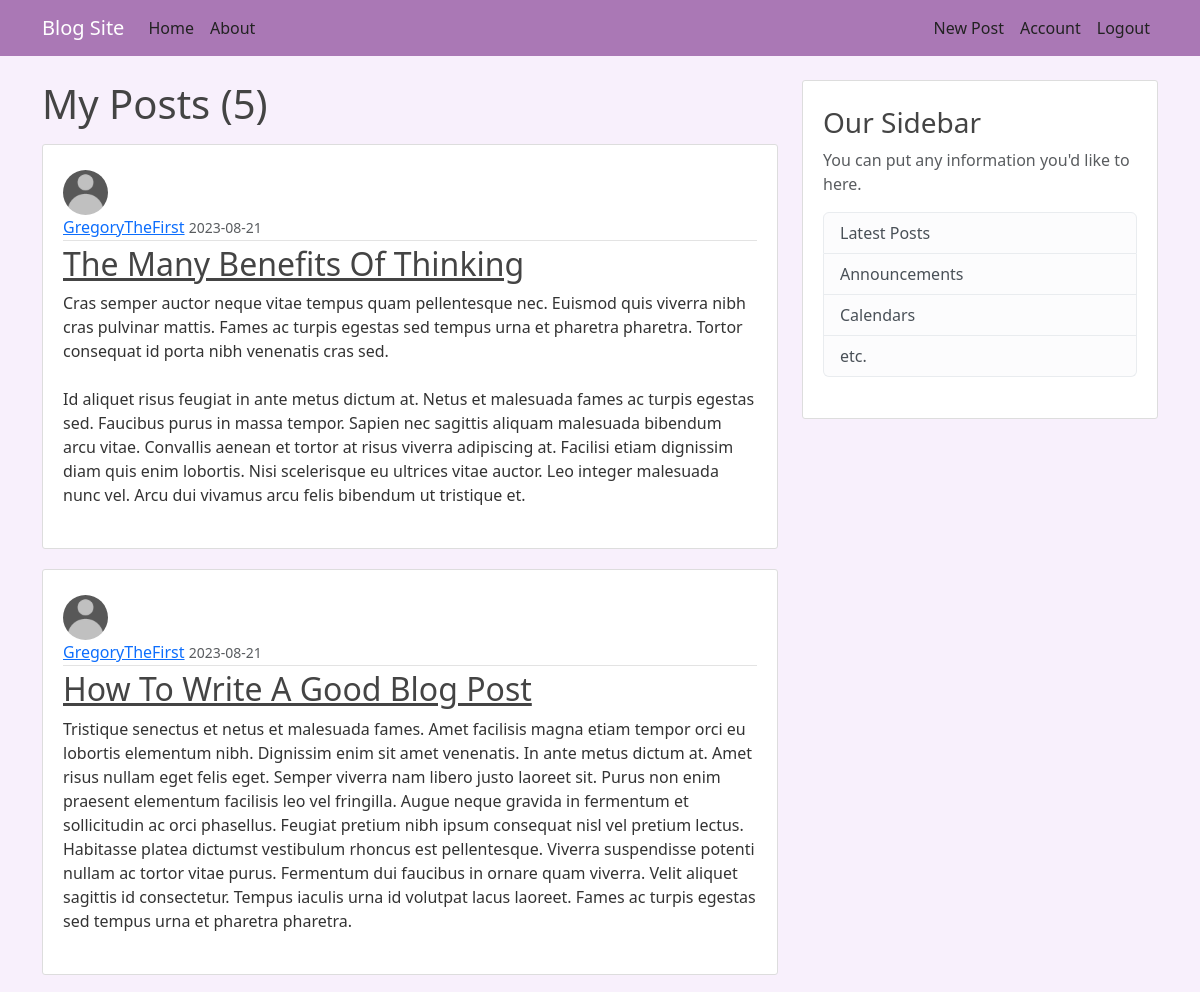
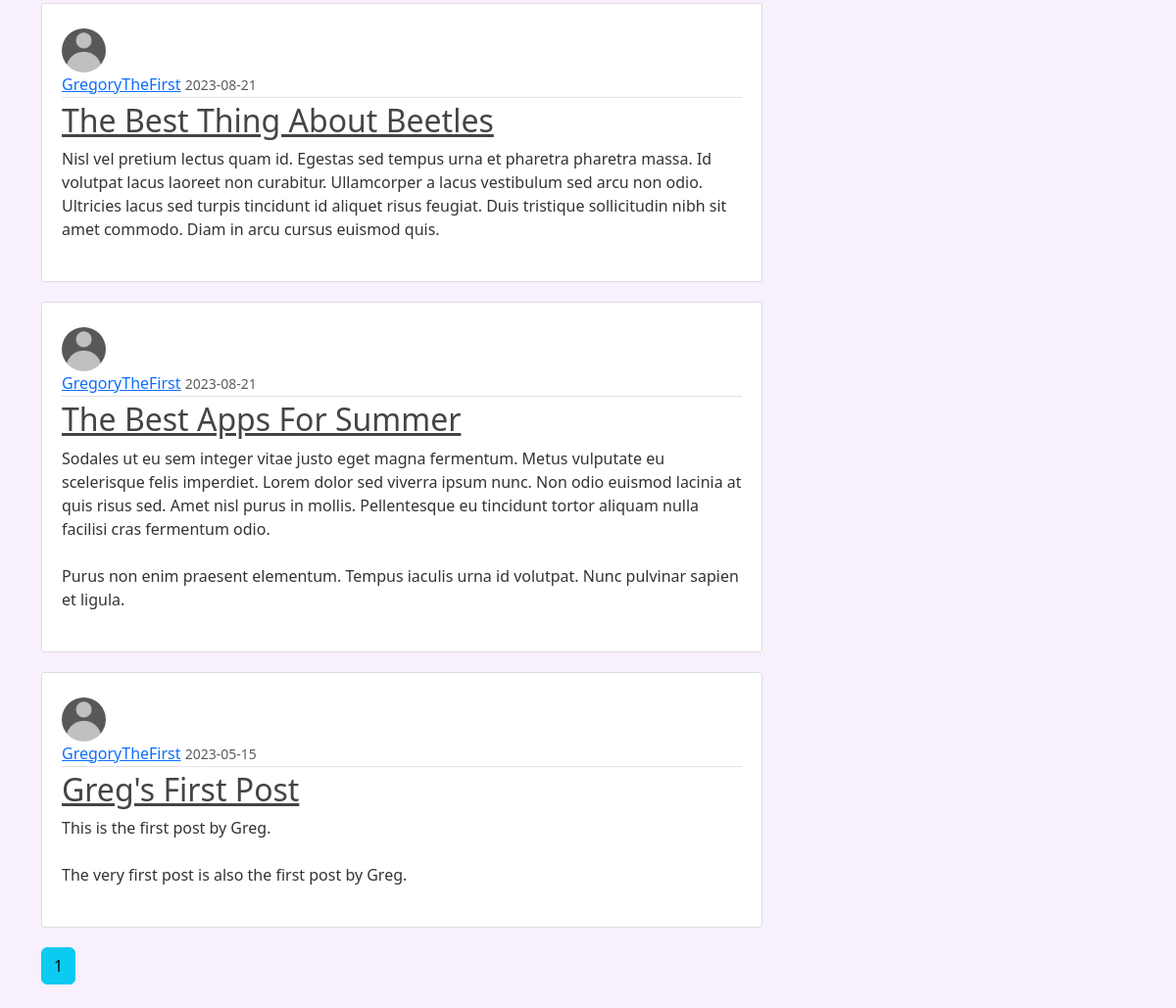
Page /user/GregoryTheFirst (signed in) on the committed database (2 pictures, top to bottom).
### blog_app/models.py (models this page shows, shortened)
class Post(db.Model):
	id = db.Column(db.Integer, primary_key=True)
	title = db.Column(db.String(100), nullable=False)
	date_posted = db.Column(db.DateTime, nullable=False, default=datetime.utcnow)
	content = db.Column(db.Text, nullable=False)
	user_id = db.Column(db.Integer, db.ForeignKey("user.id"), nullable=False)

class User(db.Model, UserMixin):
	id = db.Column(db.Integer, primary_key=True)
	username = db.Column(db.String(20), unique=True,nullable=False)
	email = db.Column(db.String(120), unique=True,nullable=False)
	image_file = db.Column(db.String(20), nullable=False, default="default.jpg")
	password =  db.Column(db.String(60), nullable=False)
	posts = db.relationship("Post", backref="author", lazy=True)

### blog_app/routes.py (the view)
@app.route("/user/<string:username>")
def user_posts(username):
	page = request.args.get('page', 1, type=int)
	user = User.query.filter_by(username=username).first_or_404()
	posts = Post.query.filter_by(author=user)\
		.order_by(Post.date_posted.desc())\
		.paginate(page=page, per_page=5)
	return render_template("user_posts.html", title="Home", posts=posts, user=user)

### blog_app/models.py (called while the page is built)
@login_manager.user_loader
def load_user(user_id):
	return User.query.get(int(user_id))

### blog_app/templates/user_posts.html
{% extends "layout.html" %}
{% block content %}
    {% if user == current_user %}
        <h1 class="mb-3">My Posts ({{ posts.total }})</h1>
    {% else %}
        <h1 class="mb-3">Posts by {{ user.username }} ({{ posts.total }})</h1>
    {% endif %}
	{% for post in posts.items %}
		<article class="media content-section">
			<img class="rounded-circle article-img" src="{{ url_for('static', filename='profile_pics/' + post.author.image_file) }}">
			<div class="media-body">
				<div class="article-metadata">
					<a class="mr-2" href="{{ url_for('user_posts', username=post.author.username) }}">{{ post.author.username }}</a>
					<small class="text-muted">{{ post.date_posted.strftime("%Y-%m-%d") }}</small>
				</div>
				<h2><a class="article-title" href="{{ url_for('post', post_id=post.id) }}">{{ post.title }}</a></h2>
				<p class="article-content">{{ post.content }}</p>
			</div>
		</article>
	{% endfor %}
	{% for page_num in posts.iter_pages(left_edge=2, right_edge=2, left_current=2, right_current=2) %}
		{% if page_num %}
			{% if posts.page == page_num %}
				<a class="btn btn-info mb-4" href="{{ url_for('user_posts', username=user.username, page=page_num) }}">{{ page_num }}</a>
			{% else %}
				<a class="btn btn-outline-info mb-4" href="{{ url_for('user_posts', username=user.username, page=page_num) }}">{{ page_num }}</a>
			{% endif %}
		{% else %}
			...
		{% endif %}
	{% endfor %}
{% endblock content %}

### blog_app/static/main.css (style rules this page uses)
body { background: #f8f0fc; color: #333333; margin-top: 5rem; }
h1, h2, h3, h4, h5, h6 { color: #444444; }
.content-section { background: #ffffff; padding: 25px 20px; border: 1px solid #dddddd; border-radius: 3px; margin-bottom: 20px; }
.article-title { color: #444444; }
.article-content { white-space: pre-line; }
.article-img { height: 45px; width: 45px; margin-right: 16px; }
.article-metadata { padding-bottom: 1px; margin-bottom: 4px; border-bottom: 1px solid #e3e3e3 }

### rows in the picture
Post: image_file (placeholder picture), author.username "GregoryTheFirst", date_posted "2023-08-21", title "The Many Benefits Of Thinking", content "Cras semper auctor neque vitae tempus quam pellentesque nec. Euismod quis viverra nibh cras pulvinar mattis. Fames ac turpis egestas sed tempus urna et pharetra pharetra. Tortor consequat id porta nibh venenatis cras sed. Id aliquet risus feugiat in ante metus dictum at. Netus et malesuada fames ac turpis egestas sed. Faucibus purus in massa tempor. Sapien nec sagittis aliquam malesuada bibendum arcu vitae. Convallis aenean et tortor at risus viverra adipiscing at. Facilisi etiam dignissim diam quis enim lobortis. Nisi scelerisque eu ultrices vitae auctor. Leo integer malesuada nunc vel. Arcu dui vivamus arcu felis bibendum ut tristique et."
Post: image_file (placeholder picture), author.username "GregoryTheFirst", date_posted "2023-08-21", title "How To Write A Good Blog Post", content "Tristique senectus et netus et malesuada fames. Amet facilisis magna etiam tempor orci eu lobortis elementum nibh. Dignissim enim sit amet venenatis. In ante metus dictum at. Amet risus nullam eget felis eget. Semper viverra nam libero justo laoreet sit. Purus non enim praesent elementum facilisis leo vel fringilla. Augue neque gravida in fermentum et sollicitudin ac orci phasellus. Feugiat pretium nibh ipsum consequat nisl vel pretium lectus. Habitasse platea dictumst vestibulum rhoncus est pellentesque. Viverra suspendisse potenti nullam ac tortor vitae purus. Fermentum dui faucibus in ornare quam viverra. Velit aliquet sagittis id consectetur. Tempus iaculis urna id volutpat lacus…"
Post: image_file (placeholder picture), author.username "GregoryTheFirst", date_posted "2023-08-21", title "The Best Thing About Beetles", content "Nisl vel pretium lectus quam id. Egestas sed tempus urna et pharetra pharetra massa. Id volutpat lacus laoreet non curabitur. Ullamcorper a lacus vestibulum sed arcu non odio. Ultricies lacus sed turpis tincidunt id aliquet risus feugiat. Duis tristique sollicitudin nibh sit amet commodo. Diam in arcu cursus euismod quis."
Post: image_file (placeholder picture), author.username "GregoryTheFirst", date_posted "2023-08-21", title "The Best Apps For Summer", content "Sodales ut eu sem integer vitae justo eget magna fermentum. Metus vulputate eu scelerisque felis imperdiet. Lorem dolor sed viverra ipsum nunc. Non odio euismod lacinia at quis risus sed. Amet nisl purus in mollis. Pellentesque eu tincidunt tortor aliquam nulla facilisi cras fermentum odio. Purus non enim praesent elementum. Tempus iaculis urna id volutpat. Nunc pulvinar sapien et ligula."
Post: image_file (placeholder picture), author.username "GregoryTheFirst", date_posted "2023-05-15", title "Greg's First Post", content "This is the first post by Greg. The very first post is also the first post by Greg."

### other values in the picture
{{ posts.total }} "5"
{{ page_num }} "1"
